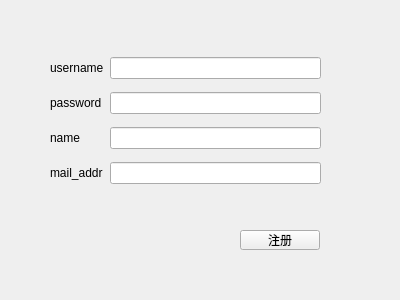
<?xml version="1.0" encoding="UTF-8"?>
<ui version="4.0">
 <class>RegisterFirstUser</class>
 <widget class="QWidget" name="RegisterFirstUser">
  <property name="geometry">
   <rect>
    <x>0</x>
    <y>0</y>
    <width>400</width>
    <height>300</height>
   </rect>
  </property>
  <property name="windowTitle">
   <string>注册第一个用户</string>
  </property>
  <widget class="QPushButton" name="do_register">
   <property name="geometry">
    <rect>
     <x>240</x>
     <y>230</y>
     <width>80</width>
     <height>20</height>
    </rect>
   </property>
   <property name="text">
    <string>注册</string>
   </property>
  </widget>
  <widget class="QWidget" name="gridLayoutWidget">
   <property name="geometry">
    <rect>
     <x>50</x>
     <y>50</y>
     <width>271</width>
     <height>141</height>
    </rect>
   </property>
   <layout class="QGridLayout" name="gridLayout">
    <item row="0" column="1">
     <widget class="QLineEdit" name="username_inputbox"/>
    </item>
    <item row="0" column="0">
     <widget class="QLabel" name="label">
      <property name="text">
       <string>username</string>
      </property>
     </widget>
    </item>
    <item row="3" column="0">
     <widget class="QLabel" name="label_4">
      <property name="text">
       <string>mail_addr</string>
      </property>
     </widget>
    </item>
    <item row="2" column="0">
     <widget class="QLabel" name="label_3">
      <property name="text">
       <string>name</string>
      </property>
     </widget>
    </item>
    <item row="1" column="1">
     <widget class="QLineEdit" name="password_inputbox"/>
    </item>
    <item row="1" column="0">
     <widget class="QLabel" name="label_2">
      <property name="text">
       <string>password</string>
      </property>
     </widget>
    </item>
    <item row="2" column="1">
     <widget class="QLineEdit" name="name_inputbox"/>
    </item>
    <item row="3" column="1">
     <widget class="QLineEdit" name="mail_addr_inputbox"/>
    </item>
   </layout>
  </widget>
 </widget>
 <resources/>
 <connections/>
</ui>
